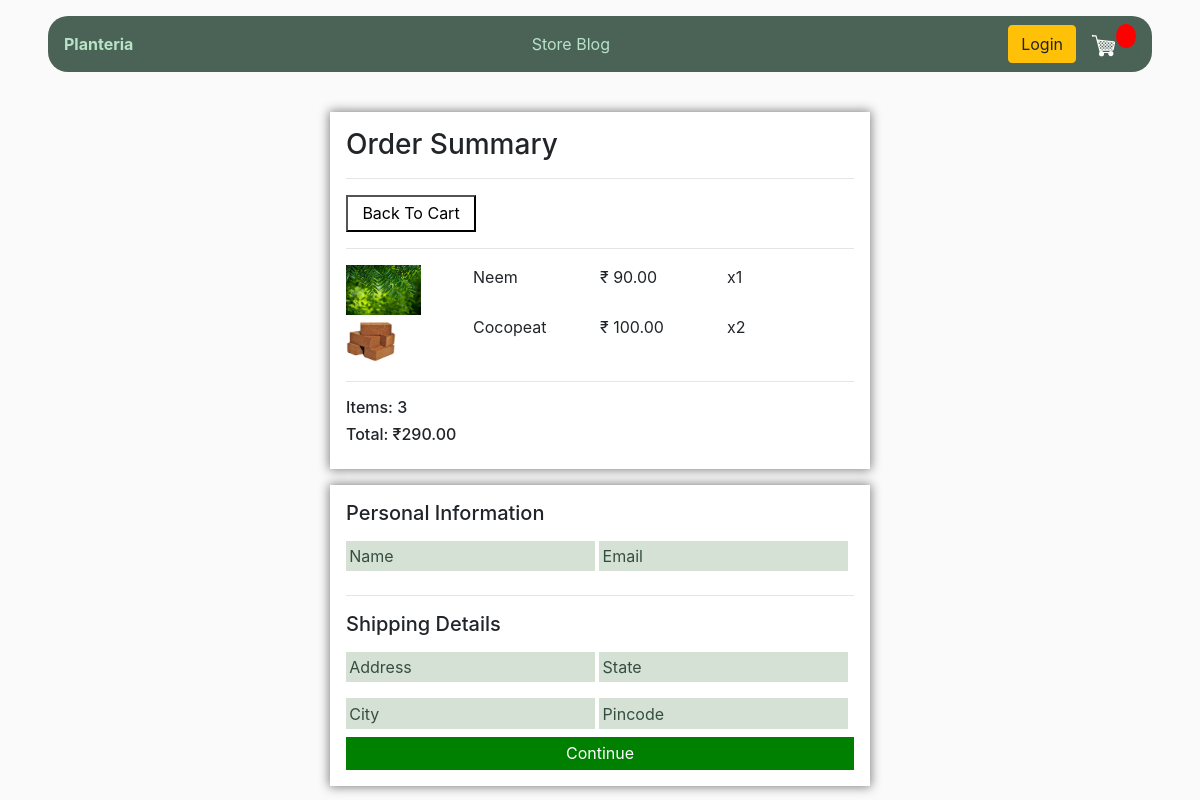
The app's page /checkout (signed in), older data.
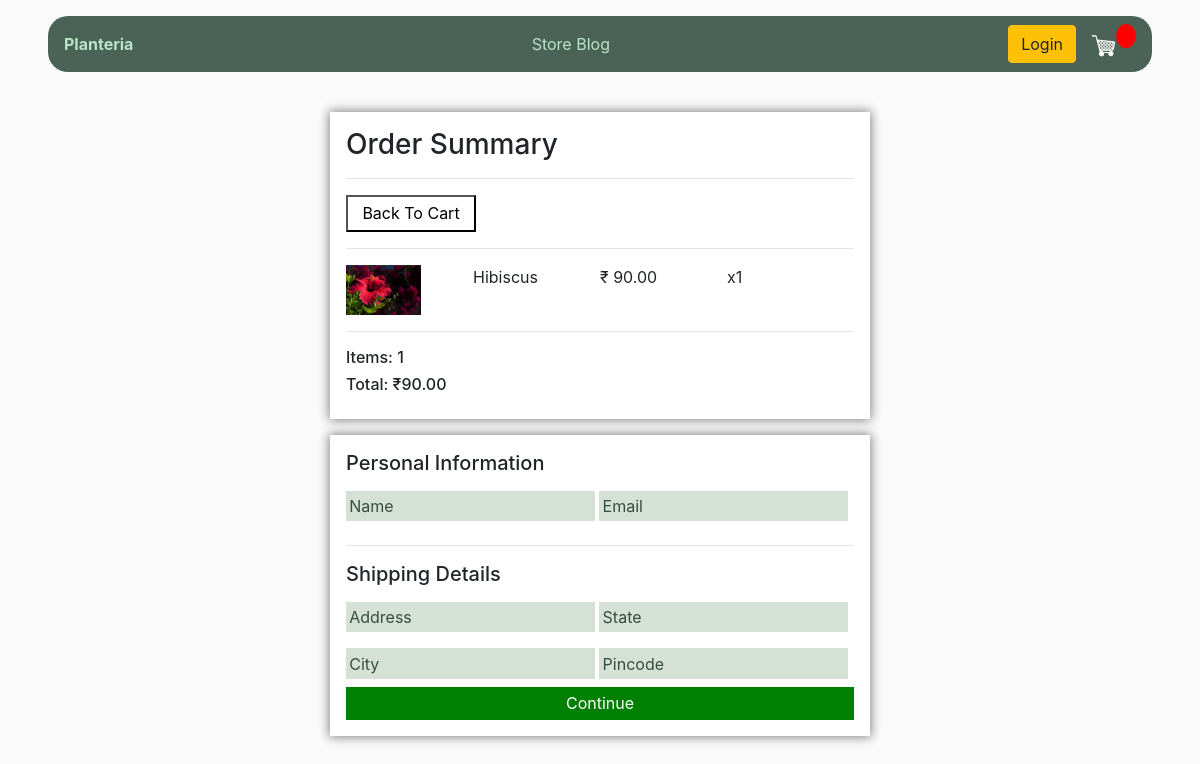
The same page, newer data.
### store/models.py (models this page shows, shortened)
class OrderItem(models.Model):
    product = models.ForeignKey(Product, on_delete=models.SET_NULL, null=True)
    order = models.ForeignKey(Order, on_delete=models.SET_NULL, null=True)
    quantity = models.IntegerField(default=0, null=True)
    date_added = models.DateTimeField(auto_now_add=True)
    @property
    def get_total(self):
        total = self.product.price * self.quantity
        return total

class Product(models.Model):
    image = models.ImageField(upload_to="plantimages", null=True)
    name = models.CharField(max_length=100)
    price = models.FloatField()
    tags = models.ManyToManyField(Tag)
    def __str__(self):
        return self.name

class Order(models.Model):
    customer = models.ForeignKey(Customer, on_delete=models.SET_NULL, null=True)
    order_date = models.DateTimeField(auto_now_add=True)
    complete = models.BooleanField(default=False)
    transaction_id = models.CharField(max_length=100)
    @property
    def get_cart_total(self):
        orderitems = self.orderitem_set.all()
        total = sum([item.get_total for item in orderitems])
        return total
    @property
    def get_cart_quantity(self):
        orderitems = self.orderitem_set.all()
        total = sum([item.quantity for item in orderitems])
        return total

### store/views.py (the view)
# urls.py: path("checkout", views.checkout, name='checkout'),
def checkout(request):
    if request.user.is_authenticated:
        customer = request.user.customer
        order, created = Order.objects.get_or_create(customer=customer, complete = False)
        items = order.orderitem_set.all()
    else:
        items = []
        return render(request, 'checkout.html')
    context = {"items" : items, "order" : order}
    return render(request, 'checkout.html', context)

### store/templates/checkout.html (shortened to what this page needs)
{% extends "main.html" %}
{% load static %}
{% block content %}
<div class="checkout-outer-section">
    <div class="checkout-inner-section">
        <h3>Order Summary</h3><hr>
        <button class="new-button"><a href="{% url 'cart' %}">Back To Cart</a></button>
        <hr>
        {% for item in items %}
        <div class="checkout-items">
            <div style="flex:1;"><img class="rowimages" src="{{item.product.image.url}}" alt=""></div>
            <div style="flex:1;">{{item.product}}</div>
            <div style="flex:1;">₹ {{item.product.price|floatformat:2}}</div>
            <div style="flex:1;">x{{item.quantity}}</div>
        </div>
        {% endfor %}
        <hr>
        <h6>Items: {{order.get_cart_quantity}}</h6>
        <h6>Total: ₹{{order.get_cart_total|floatformat:2}}</h6>
    </div>
    <div class="checkout-inner-section">
        <h5>Personal Information</h5>
        <input type="text" placeholder="Name">
        <input type="text" placeholder="Email">
        <hr>
        <h5>Shipping Details</h5>
        <input type="text" placeholder="Address">
        <input type="text" placeholder="State">
        <input type="text" placeholder="City">
        <input type="text" placeholder="Pincode">
        <button class="new-button" style="background-color: green; color: white;border: none;width: 100%;">Continue</button>
    </div>
</div>
{% endblock content %}

Row changes from the older to the newer data that the page shows:
removed OrderItem: product.image (picture), product "Neem", product.price "90.00", quantity "1"
removed OrderItem: product.image (picture), product "Cocopeat", product.price "100.00", quantity "2"
added OrderItem: product.image (picture), product "Hibiscus", product.price "90.00", quantity "1"
computed for Order: get_cart_quantity "3" → "1"; get_cart_total "290.00" → "90.00"
